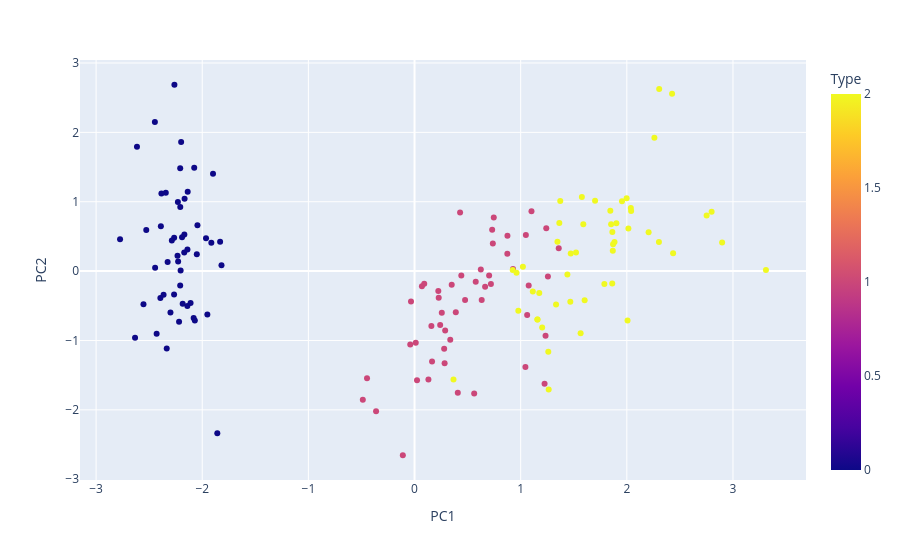

The cell this chart's notebook holds for it:
### Code cell
df_plot = pd.DataFrame({"PC1": X_pca[:,0], "PC2":X_pca[:,1], "Type": y})
px.scatter(df_plot, x = "PC1", y= "PC2", color="Type")

### Figure 1 — Plotly figure (JSON) as saved in the notebook; plotly's stock layout.template omitted (floating-point values rounded to 4 significant figures; data arrays with more than 128 entries replaced by an {"elided": "..."} marker saying what was removed)
{"data": [{"hovertemplate": "PC1=%{x}<br>PC2=%{y}<br>Type=%{marker.color}<extra></extra>", "legendgroup": "", "marker": {"color": {"elided": "150 int values"}, "coloraxis": "coloraxis", "symbol": "circle"}, "mode": "markers", "name": "", "orientation": "v", "showlegend": false, "type": "scatter", "x": {"elided": "150 float values"}, "xaxis": "x", "y": {"elided": "150 float values"}, "yaxis": "y"}], "layout": {"autosize": true, "coloraxis": {"colorbar": {"title": {"text": "Type"}}, "colorscale": [[0, "#0d0887"], [0.1111, "#46039f"], [0.2222, "#7201a8"], [0.3333, "#9c179e"], [0.4444, "#bd3786"], [0.5556, "#d8576b"], [0.6667, "#ed7953"], [0.7778, "#fb9f3a"], [0.8889, "#fdca26"], [1, "#f0f921"]]}, "legend": {"tracegroupgap": 0}, "margin": {"t": 60}, "xaxis": {"anchor": "y", "autorange": true, "domain": [0, 1], "range": [-3.14, 3.677], "title": {"text": "PC1"}, "type": "linear"}, "yaxis": {"anchor": "x", "autorange": true, "domain": [0, 1], "range": [-3.068, 3.1], "title": {"text": "PC2"}, "type": "linear"}}}
